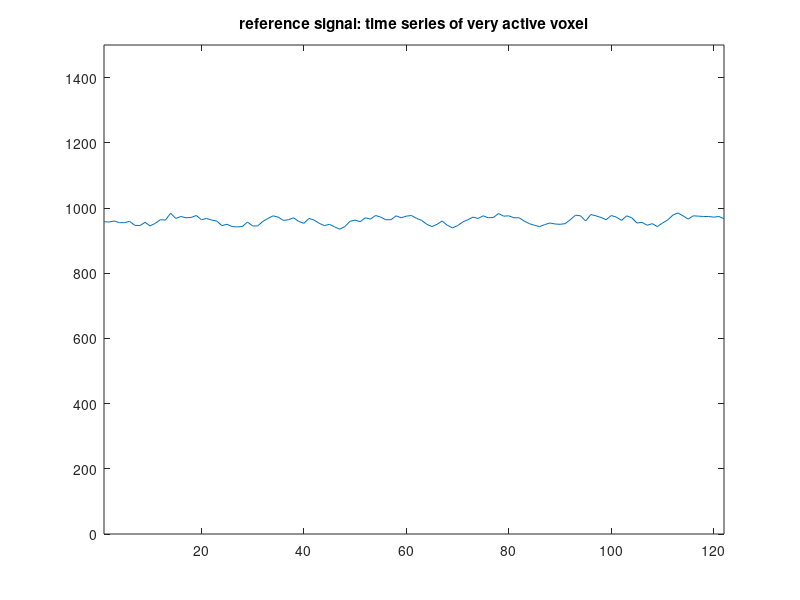
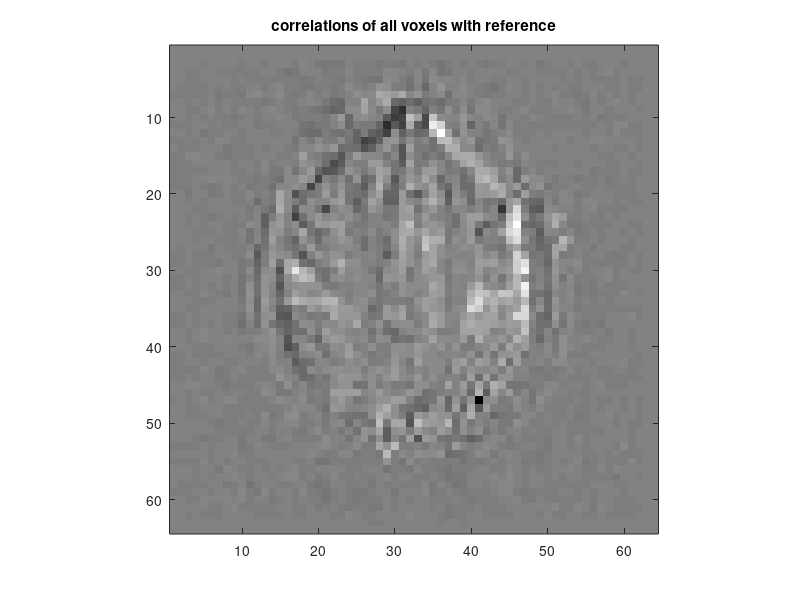
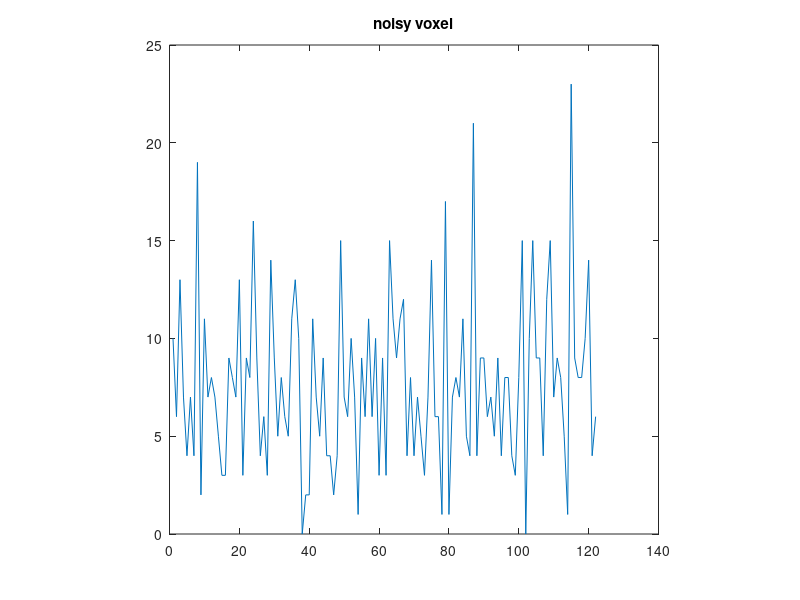

Reproduce these figures in MATLAB, in order.


% THIS FILE CAN BE DOWNLOADED AT http://www.ece.wisc.edu/~nowak/
% fMRI detection
% R. Nowak
% 10/23/08

clear
close all

% load fMRI data and reference signal waveform

% loads 122 x 64 x 64 array called 'x', consisting of 122 brain images
% each image is 64x64 pixels 
load fmri.mat

% loads 122 x 1 reference signal waveform 
load ref.mat

figure(1)
plot(s)
axis([1,122,0,1500])
title('reference signal: time series of very active voxel')

% remove mean (nuissance parameter) from reference signal 
s = s - mean(s);

% compute "correlation" image
% correlate each pixel time-series with reference signal
% this image is an array of test statistics
%figure(2)
%for i=1:122
%    im(1:64,1:64) = x(i,:,:);
%    imagesc(im);
%    axis('square')
%    colormap('gray')
%    title(['Time ',num2str(i*2),' seconds'])
%    pause(.25);
%end
%
t = zeros(64,64);
for i=1:64
for j=1:64
	t(i,j) = sum(x(:,i,j).*s);
    mx(i,j) = sum(x(:,i,j));
end
end
mx = mx/length(s);

% display correlation image
figure(3)
imagesc(t)
axis('square')
colormap('gray')
title('correlations of all voxels with reference')

% compare test statistics to threshold (set at 35% of max value)
% array d consists of 0's and 1's, corresponding to 
% decide H_0 = no activation, decide H_1 = activation
gam = 0.35*max(max(t));
d = (t>gam);

% display detection results
% pseudo-color red indicates activity
% pseudo-color blue (weighted by mean pixel values) indicates regions
% with no activation
figure(4)
 
dmap(:,:,1) = d .* (mx>400);
dmap(:,:,2) = (1-d).*(mx>400)/2;
dmap(:,:,3) = (1-d).*(mx>400)/2;
imagesc(dmap)
axis('square')
title('crude map of activations')


% Look at uncorrelated voxels
t = zeros(64,64);
for i=1:64
for j=1:64
	t(i,j) = sum(x(:,i,j).*s);
    mx(i,j) = sum(x(:,i,j));
end
end
mx = mx/length(s);

% display correlation image
figure(4)
plot(x(:,10,10))
axis('square')
colormap('gray')
title('noisy voxel')

